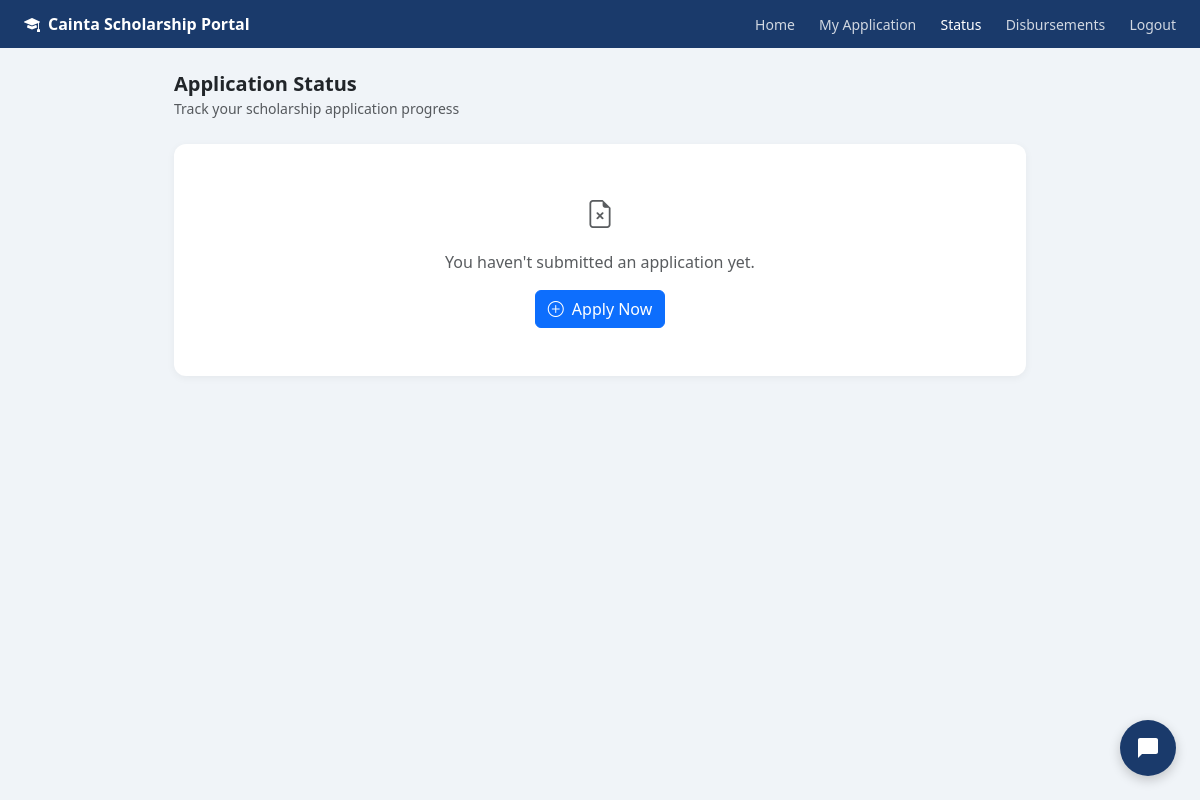
The app's page /student/status.php (signed in), older data.
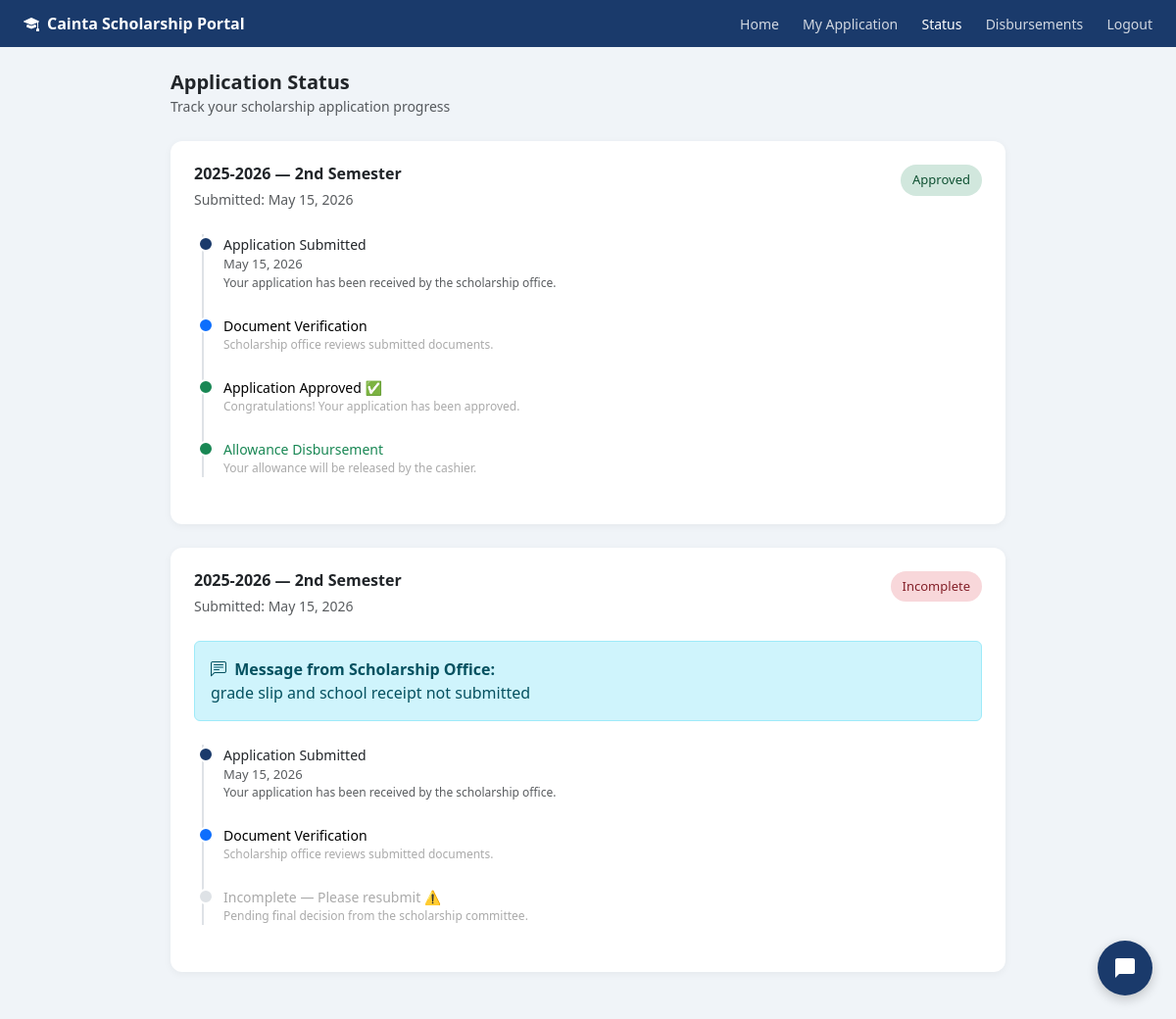
The same page, newer data.
### tables this page shows
CREATE TABLE `applications` (
  `application_id` int(11) NOT NULL,
  `scholar_id` int(11) NOT NULL,
  `school_year` varchar(20) DEFAULT NULL,
  `semester` enum('1st','2nd') DEFAULT NULL,
  `gwa` decimal(4,2) DEFAULT NULL,
  `monthly_income` decimal(10,2) DEFAULT NULL,
  `status` enum('pending','for_review','approved','rejected','incomplete') DEFAULT 'pending',
  `remarks` text DEFAULT NULL,
  `submitted_at` timestamp NOT NULL DEFAULT current_timestamp(),
  `father_name` varchar(100) DEFAULT NULL,
  `father_occupation` varchar(100) DEFAULT NULL,
  `mother_name` varchar(100) DEFAULT NULL,
  `mother_occupation` varchar(100) DEFAULT NULL
);

### student/status.php (the view, shortened to what the changed rows need)
<?php
require_once '../includes/db.php';
$student_id = $_SESSION['student_id'];
$apps = $pdo->prepare("SELECT * FROM applications WHERE scholar_id = ? ORDER BY submitted_at DESC");
$apps->execute([$student_id]);
$applications = $apps->fetchAll();
?>
<!DOCTYPE html>
<html lang="en">
<head>
    <link href="https://cdn.jsdelivr.net/npm/bootstrap@5.3.0/dist/css/bootstrap.min.css" rel="stylesheet">
    <link href="https://cdn.jsdelivr.net/npm/bootstrap-icons@1.10.0/font/bootstrap-icons.css" rel="stylesheet">
</head>
<body>
<div class="main-content">
    <?php if(empty($applications)): ?>
    <div class="card">
        <div class="card-body text-center py-5">
            <i class="bi bi-file-earmark-x fs-3 text-muted d-block mb-3"></i>
            <p class="text-muted mb-3">You haven't submitted an application yet.</p>
            <a href="application.php" class="btn btn-primary">
                <i class="bi bi-plus-circle me-1"></i> Apply Now
            </a>
        </div>
    </div>
    <?php else: ?>
    <?php foreach($applications as $app): ?>
    <div class="card mb-4">
        <div class="card-body p-4">
            <div class="d-flex justify-content-between align-items-start mb-4">
                <div>
                    <h6 class="fw-bold mb-1"><?= $app['school_year'] ?> — <?= $app['semester'] ?> Semester</h6>
                    <small class="text-muted">Submitted: <?= date('F d, Y', strtotime($app['submitted_at'])) ?></small>
                </div>
                <span class="badge-<?= $app['status'] ?>">
                    <?= ucfirst(str_replace('_', ' ', $app['status'])) ?>
                </span>
            </div>
            <?php if($app['remarks']): ?>
            <div class="alert alert-info mb-4">
                <i class="bi bi-chat-left-text me-1"></i>
                <strong>Message from Scholarship Office:</strong><br>
                <?= htmlspecialchars($app['remarks']) ?>
            </div>
            <?php endif; ?>
            <div class="timeline">
                <div class="timeline-item">
                    <div class="timeline-dot" style="background: #1A3A6B;"></div>
                    <div class="fw-500" style="font-size:14px;">Application Submitted</div>
                    <div class="text-muted" style="font-size:13px;"><?= date('F d, Y', strtotime($app['submitted_at'])) ?></div>
                    <div class="text-muted" style="font-size:12px;">Your application has been received by the scholarship office.</div>
                </div>
                <div class="timeline-item">
                    <div class="timeline-dot" style="background: <?= in_array($app['status'], ['for_review','approved','rejected','incomplete']) ? '#0d6efd' : '#dee2e6' ?>;"></div>
                    <div style="font-size:14px; color: <?= in_array($app['status'], ['for_review','approved','rejected','incomplete']) ? '#000' : '#aaa' ?>; font-weight:500;">
                        Document Verification
                    </div>
                    <div style="font-size:12px; color:#aaa;">Scholarship office reviews submitted documents.</div>
                </div>
                <div class="timeline-item">
                    <div class="timeline-dot" style="background: <?= in_array($app['status'], ['approved','rejected']) ? ($app['status']=='approved'?'#198754':'#dc3545') : '#dee2e6' ?>;"></div>
                    <div style="font-size:14px; color: <?= in_array($app['status'], ['approved','rejected']) ? '#000' : '#aaa' ?>; font-weight:500;">
                        <?php if($app['status'] == 'approved'): ?>
                            Application Approved ✅
                        <?php elseif($app['status'] == 'rejected'): ?>
                            Application Rejected ❌
                        <?php elseif($app['status'] == 'incomplete'): ?>
                            Incomplete — Please resubmit ⚠️
                        <?php else: ?>
                            Final Decision
                        <?php endif; ?>
                    </div>
                    <div style="font-size:12px; color:#aaa;">
                        <?php if($app['status'] == 'approved'): ?>
                            Congratulations! Your application has been approved.
                        <?php elseif($app['status'] == 'rejected'): ?>
                            We regret to inform you that your application was not approved.
                        <?php else: ?>
                            Pending final decision from the scholarship committee.
                        <?php endif; ?>
                    </div>
                </div>
                <?php if($app['status'] == 'approved'): ?>
                <div class="timeline-item">
                    <div class="timeline-dot" style="background: #198754;"></div>
                    <div style="font-size:14px; font-weight:500; color:#198754;">Allowance Disbursement</div>
                    <div style="font-size:12px; color:#aaa;">Your allowance will be released by the cashier.</div>
                </div>
                <?php endif; ?>
            </div>
        </div>
    </div>
    <?php endforeach; ?>
    <?php endif; ?>
</div>
</body>
</html>

Row changes from the older to the newer data that the page shows:
added applications: school_year "2025-2026", semester "2nd", submitted_at "May 15, 2026", status "Approved", shows "Application Approved ✅", shows "Congratulations! Your application has been approved.", shows "Allowance Disbursement"
added applications: school_year "2025-2026", semester "2nd", submitted_at "May 15, 2026", status "Incomplete", remarks "grade slip and school receipt not submitted", shows "Incomplete — Please resubmit ⚠️", shows "Pending final decision from the scholarship committee."
Text that changed along with them:
text no longer shown: "You haven't submitted an application yet. Apply Now"
